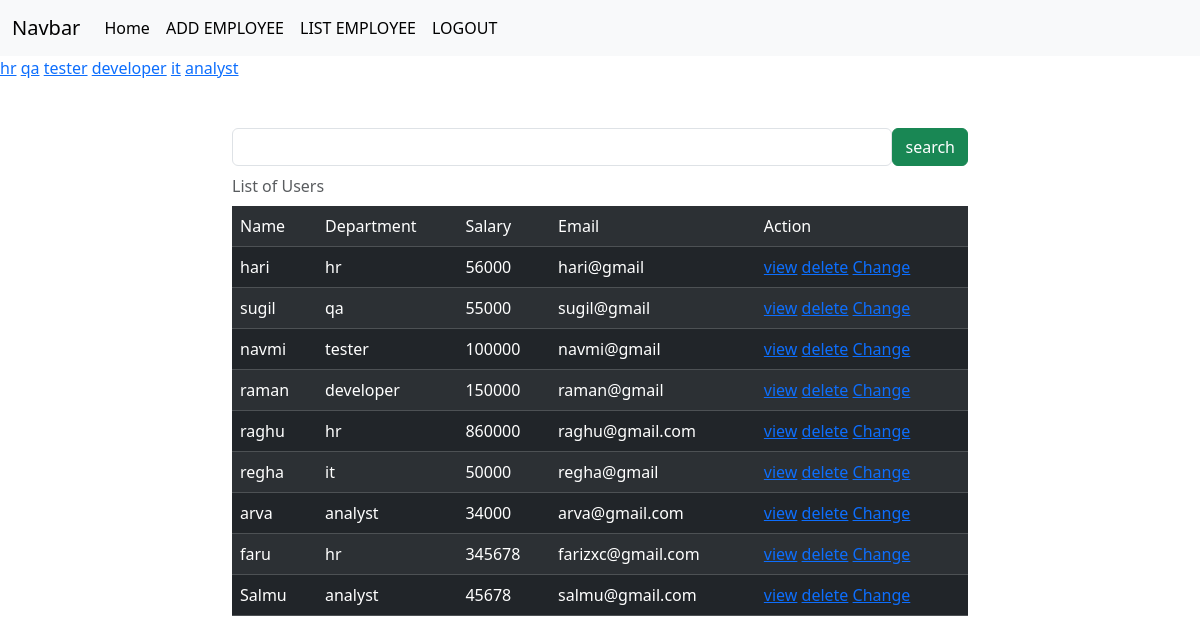
Page /employees/all/ (signed in) on the earlier database version.
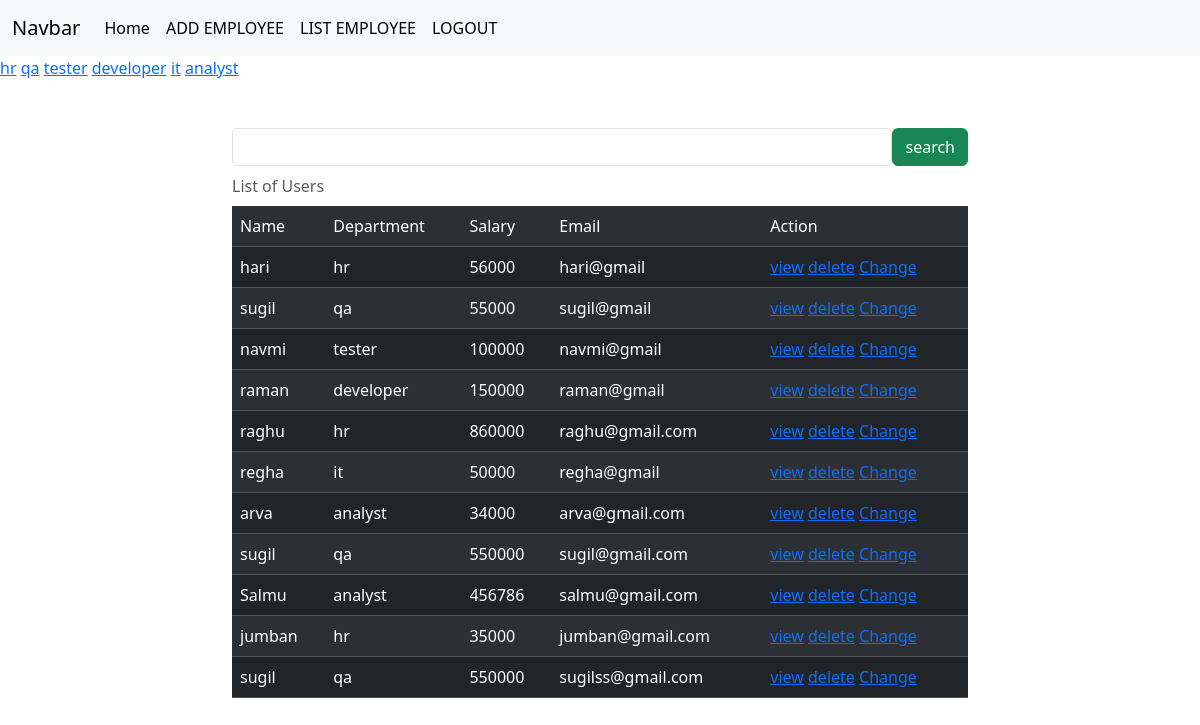
Same page on the later database version.
### crm/models.py (models this page shows, shortened)
class Employees(models.Model):
    name=models.CharField(max_length=100)
    department=models.CharField(max_length=100)
    salary=models.PositiveIntegerField()
    email=models.EmailField(unique=True)
    age=models.PositiveIntegerField()
    contact=models.CharField(max_length=200,null=True)
    profile_pic=models.ImageField(upload_to="images",null=True)
    dob=models.DateField(null=True,blank=True)

### crm/views.py (the view, shortened to what this page needs)
# urls.py: path("employees/all/",views.EmployeeListView.as_view(),name="emp-all"),
@method_decorator(signin_required,name="dispatch")
class EmployeeListView(View):
    def get(self,request,*args,**kwargs):
            qs=Employees.objects.all()
            departments=Employees.objects.all().values_list("department",flat=True).distinct()
            print(departments)
            if "department" in request.GET:
                dept=request.GET.get("department")
                qs=qs.filter(department__iexact=dept)
            return render (request,"emp_list.html",{"data":qs,"departments":departments})

### crm/views.py (called while the page is built)
def signin_required(fn):                                             #decorat0rs
    def wrapper(request,*args,**kwargs):
        if not request.user.is_authenticated:
            messages.error(request,"invalid session")
            return redirect("signin")
        else:
            return fn(request,*args,**kwargs)
    return wrapper

### crm/templates/emp_list.html (shortened to what this page needs)
{%extends 'base.html'%}
{%block body_block%}
<div>
{%for dep in departments%}
    <a href="{%url 'emp-all'%}?department={{dep}}">{{dep}}</a>
{%endfor%}
</div>
<div class="container mt-5">
    <div class="row">
        <div class="col-2"></div>
        <div class="col-8">
            <form action="" method="post">
               <div class="d-flex">
                    <input type="text" name="box" class="form-control">
                    <button type="submit " class="btn btn-success">search</button>
               </div>
            </form>
        </div>
        <div class="col-2"></div>
    </div>
</div>
<div class="container">
    <div class="row">
        <div class="col-2"></div>
        <div class="col-8">
            <table class="table table-dark table-striped caption-top">
                <caption>List of Users</caption>
                <tr>
                    <td>Name</td>
                    <td>Department</td>
                    <td>Salary</td>
                    <td>Email</td>
                    <td>Action</td>
                </tr>
                {%for emp in data%}
                <tr>
                    <td>{{emp.name}}</td>
                    <td>{{emp.department}}</td>
                    <td>{{emp.salary}}</td>
                    <td>{{emp.email}}</td>
                    <td>
                        <a href="{%url 'emp-details' emp.id%}">view</a>
                        <a href="{%url 'emp-delete' emp.id%}">delete</a>
                        <a href="{%url 'emp-edit' emp.id%}">Change</a>
                    </td>
                </tr>
                {%endfor%}
            </table>
        </div>
        <div class="col-2"></div>
    </div>
</div>
{%endblock%}

### crm/templates/base.html (shortened to what this page needs)
<!DOCTYPE html>
<html lang="en">
<head>
    <link href="https://cdn.jsdelivr.net/npm/bootstrap@5.3.2/dist/css/bootstrap.min.css" rel="stylesheet">
</head>
<body>
    <nav class="navbar navbar-expand-lg bg-body-tertiary">
        <div class="container-fluid">
          <a class="navbar-brand" href="#">Navbar</a>
          <div class="collapse navbar-collapse" id="navbarSupportedContent">
            <ul class="navbar-nav me-auto mb-2 mb-lg-0">
              <li class="nav-item">
                <a class="nav-link active" aria-current="page" href="#">Home</a>
              </li>
              <li class="nav-item">
                <a class="nav-link active" aria-current="page" href="{%url 'emp-add'%}">ADD EMPLOYEE</a>
              </li>
              <li class="nav-item">
                <a class="nav-link active" aria-current="page" href="{%url 'emp-all'%}">LIST EMPLOYEE</a>
              </li>
              <li class="nav-item">
                <a class="nav-link active" aria-current="page" href="{%url 'signout'%}">LOGOUT</a>
              </li>
          </div>
        </div>
      </nav>
{%block body_block%}
{%endblock%}
</body>
</html>

Differences in the rows shown:
changed Employees: name "faru" → "sugil"; department "hr" → "qa"; salary "345678" → "550000"; email "farizxc@gmail.com" → "sugil@gmail.com"
changed Employees "Salmu": salary "45678" → "456786"
added Employees: name "jumban", department "hr", salary "35000", email "jumban@gmail.com"
added Employees: name "sugil", department "qa", salary "550000", email "sugilss@gmail.com"
